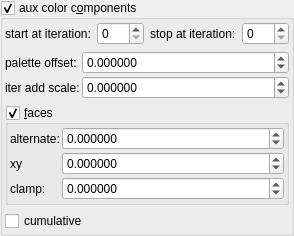
    <widget class="MyGroupBox" name="groupCheck_fold_color_aux_color_enabled_false">
     <property name="title">
      <string>aux color c&amp;omponents</string>
     </property>
     <property name="checkable">
      <bool>true</bool>
     </property>
     <layout class="QVBoxLayout" name="verticalLayout_11">
      <property name="leftMargin">
       <number>2</number>
      </property>
      <property name="topMargin">
       <number>2</number>
      </property>
      <property name="rightMargin">
       <number>2</number>
      </property>
      <property name="bottomMargin">
       <number>2</number>
      </property>
      <item>
       <layout class="QHBoxLayout" name="horizontalLayout_21" stretch="0,1,0,1">
        <item>
         <widget class="QLabel" name="label_102">
          <property name="text">
           <string>start at iteration:</string>
          </property>
         </widget>
        </item>
        <item>
         <widget class="MySpinBox" name="spinboxInt_fold_color_start_iterations_A">
          <property name="sizePolicy">
           <sizepolicy hsizetype="Minimum" vsizetype="Maximum">
            <horstretch>0</horstretch>
            <verstretch>0</verstretch>
           </sizepolicy>
          </property>
          <property name="minimum">
           <number>0</number>
          </property>
          <property name="maximum">
           <number>999</number>
          </property>
          <property name="value">
           <number>0</number>
          </property>
         </widget>
        </item>
        <item>
         <widget class="QLabel" name="label_74">
          <property name="text">
           <string>stop at iteration:</string>
          </property>
         </widget>
        </item>
        <item>
         <widget class="MySpinBox" name="spinboxInt_fold_color_stop_iterations_A">
          <property name="sizePolicy">
           <sizepolicy hsizetype="Preferred" vsizetype="Maximum">
            <horstretch>0</horstretch>
            <verstretch>0</verstretch>
           </sizepolicy>
          </property>
          <property name="maximum">
           <number>999</number>
          </property>
         </widget>
        </item>
       </layout>
      </item>
      <item>
       <layout class="QGridLayout" name="gridLayout_8" columnstretch="0,1">
        <property name="spacing">
         <number>2</number>
        </property>
        <item row="1" column="0">
         <widget class="QLabel" name="label_181">
          <property name="text">
           <string>iter add scale:</string>
          </property>
         </widget>
        </item>
        <item row="0" column="1">
         <widget class="MyDoubleSpinBox" name="spinbox4_fold_color_difs_0000_x">
          <property name="sizePolicy">
           <sizepolicy hsizetype="Minimum" vsizetype="Maximum">
            <horstretch>0</horstretch>
            <verstretch>0</verstretch>
           </sizepolicy>
          </property>
          <property name="prefix">
           <string/>
          </property>
          <property name="suffix">
           <string/>
          </property>
          <property name="decimals">
           <number>6</number>
          </property>
          <property name="minimum">
           <double>-100.000000000000000</double>
          </property>
          <property name="maximum">
           <double>100.000000000000000</double>
          </property>
          <property name="singleStep">
           <double>0.100000000000000</double>
          </property>
         </widget>
        </item>
        <item row="0" column="0">
         <widget class="QLabel" name="label_285">
          <property name="text">
           <string>palette offset:</string>
          </property>
         </widget>
        </item>
        <item row="1" column="1">
         <widget class="MyDoubleSpinBox" name="spinbox_fold_color_difs0">
          <property name="sizePolicy">
           <sizepolicy hsizetype="Minimum" vsizetype="Maximum">
            <horstretch>0</horstretch>
            <verstretch>0</verstretch>
           </sizepolicy>
          </property>
          <property name="prefix">
           <string/>
          </property>
          <property name="suffix">
           <string/>
          </property>
          <property name="decimals">
           <number>6</number>
          </property>
          <property name="minimum">
           <double>-99.998999999999995</double>
          </property>
          <property name="maximum">
           <double>99.998999999999995</double>
          </property>
          <property name="singleStep">
           <double>0.100000000000000</double>
          </property>
         </widget>
        </item>
       </layout>
      </item>
      <item>
       <widget class="MyGroupBox" name="groupCheck_fold_color_aux_color_enabledA_false">
        <property name="title">
         <string>&amp;faces</string>
        </property>
        <property name="checkable">
         <bool>true</bool>
        </property>
        <layout class="QVBoxLayout" name="verticalLayout_15" stretch="0">
         <property name="spacing">
          <number>2</number>
         </property>
         <property name="leftMargin">
          <number>2</number>
         </property>
         <property name="topMargin">
          <number>2</number>
         </property>
         <property name="rightMargin">
          <number>2</number>
         </property>
         <property name="bottomMargin">
          <number>2</number>
         </property>
         <item>
          <layout class="QGridLayout" name="gridLayout_6" columnstretch="0,1">
           <property name="spacing">
            <number>2</number>
           </property>
           <item row="1" column="1">
            <widget class="MyDoubleSpinBox" name="spinbox4_fold_color_difs_0000_z">
             <property name="sizePolicy">
              <sizepolicy hsizetype="Minimum" vsizetype="Maximum">
               <horstretch>0</horstretch>
               <verstretch>0</verstretch>
              </sizepolicy>
             </property>
             <property name="prefix">
              <string/>
             </property>
             <property name="suffix">
              <string/>
             </property>
             <property name="decimals">
              <number>6</number>
             </property>
             <property name="minimum">
              <double>-100.000000000000000</double>
             </property>
             <property name="maximum">
              <double>100.000000000000000</double>
             </property>
             <property name="singleStep">
              <double>0.100000000000000</double>
             </property>
            </widget>
           </item>
           <item row="0" column="1">
            <widget class="MyDoubleSpinBox" name="spinbox4_fold_color_difs_0000_y">
             <property name="sizePolicy">
              <sizepolicy hsizetype="Minimum" vsizetype="Maximum">
               <horstretch>0</horstretch>
               <verstretch>0</verstretch>
              </sizepolicy>
             </property>
             <property name="prefix">
              <string/>
             </property>
             <property name="suffix">
              <string/>
             </property>
             <property name="decimals">
              <number>6</number>
             </property>
             <property name="minimum">
              <double>-100.000000000000000</double>
             </property>
             <property name="maximum">
              <double>100.000000000000000</double>
             </property>
             <property name="singleStep">
              <double>0.100000000000000</double>
             </property>
            </widget>
           </item>
           <item row="2" column="0">
            <widget class="QLabel" name="label_179">
             <property name="text">
              <string>clamp:</string>
             </property>
            </widget>
           </item>
           <item row="2" column="1">
            <widget class="MyDoubleSpinBox" name="spinbox4_fold_color_difs_0000_w">
             <property name="sizePolicy">
              <sizepolicy hsizetype="Minimum" vsizetype="Maximum">
               <horstretch>0</horstretch>
               <verstretch>0</verstretch>
              </sizepolicy>
             </property>
             <property name="prefix">
              <string/>
             </property>
             <property name="suffix">
              <string/>
             </property>
             <property name="decimals">
              <number>6</number>
             </property>
             <property name="minimum">
              <double>-100.000000000000000</double>
             </property>
             <property name="maximum">
              <double>100.000000000000000</double>
             </property>
             <property name="singleStep">
              <double>0.100000000000000</double>
             </property>
            </widget>
           </item>
           <item row="1" column="0">
            <widget class="QLabel" name="label_178">
             <property name="text">
              <string notr="true">xy</string>
             </property>
            </widget>
           </item>
           <item row="0" column="0">
            <widget class="QLabel" name="label_289">
             <property name="text">
              <string>alternate:</string>
             </property>
            </widget>
           </item>
          </layout>
         </item>
        </layout>
       </widget>
      </item>
      <item>
       <widget class="MyCheckBox" name="checkBox_fold_color_aux_color_enabledB_false">
        <property name="text">
         <string notr="true">cumulative</string>
        </property>
       </widget>
      </item>
     </layout>
    </widget>
